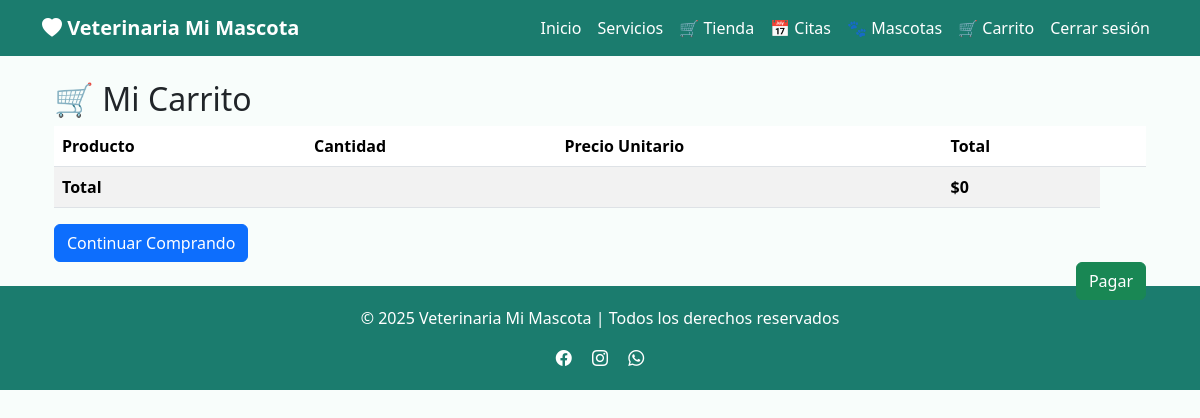
Before: /carrito/ (signed in) with the older database file.
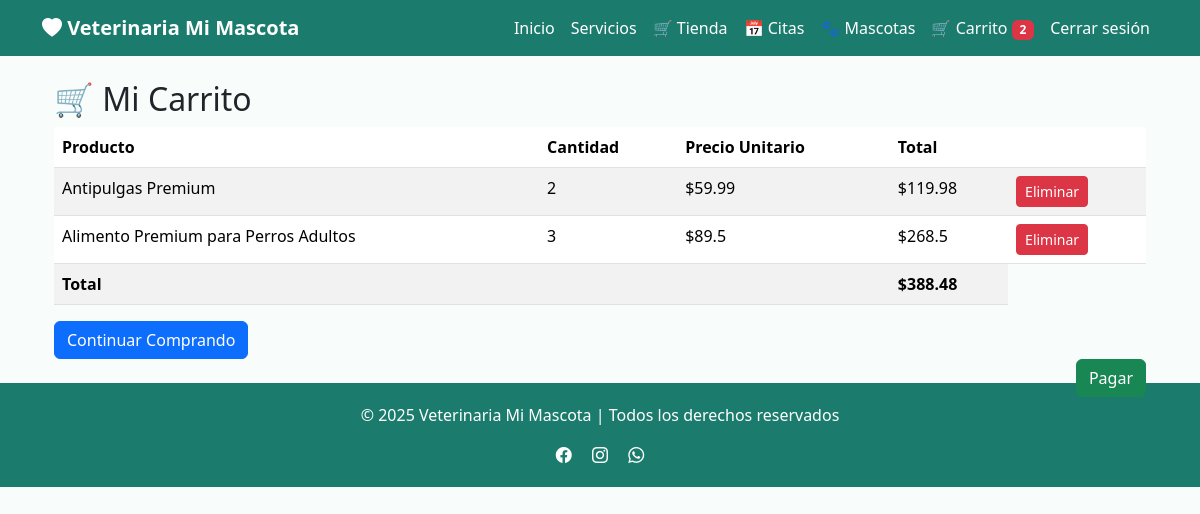
After: the same page with the newer database file.
### app/models/carrito.py (models this page shows)
class CarritoItem(db.Model):
    __tablename__ = 'carrito_items'
    id_item = db.Column(db.Integer, primary_key=True)
    id_carrito = db.Column(db.Integer, db.ForeignKey('carrito.id_carrito'), nullable=False)
    id_producto = db.Column(db.Integer, db.ForeignKey('productos.id_producto'), nullable=False)
    cantidad = db.Column(db.Integer, default=1)
    carrito = db.relationship('Carrito', back_populates='items')
    producto = db.relationship('Producto', backref='carrito_items')

### app/models/producto.py (models this page shows, shortened)
class Producto(db.Model):
    __tablename__ = 'productos'
    id_producto = db.Column(db.Integer, primary_key=True)
    nombre = db.Column(db.String(100), nullable=False)
    descripcion = db.Column(db.Text)
    precio = db.Column(db.Float, nullable=False)
    stock = db.Column(db.Integer, default=0)
    imagen = db.Column(db.String(200), default='/static/img/producto-default.jpg')
    categoria = db.Column(db.String(50))
    receta_medicamentos = db.relationship('RecetaMedicamento', back_populates='medicamento')

### app/routes/carrito.py (the view)
@carrito_bp.route('/')
@login_required
def ver():
    carrito = Carrito.query.filter_by(id_usuario=current_user.id_usuario).first()
    items = []
    total = 0.0
    if carrito:
        items = CarritoItem.query.filter_by(id_carrito=carrito.id_carrito).all()
        total = sum(item.cantidad * item.producto.precio for item in items)
    return render_template('carrito/ver.html', items=items, total=total)

### app/templates/carrito/ver.html
{% extends "base.html" %}
{% block content %}
<div class="container mt-4">
    <h2>🛒 Mi Carrito</h2>
    <table class="table table-striped">
        <thead>
            <tr>
                <th>Producto</th>
                <th>Cantidad</th>
                <th>Precio Unitario</th>
                <th>Total</th>
                <th></th>
            </tr>
        </thead>
        <tbody>
            {% for item in items %}
            <tr>
                <td>{{ item.producto.nombre }}</td>
                <td>{{ item.cantidad }}</td>
                <td>${{ item.producto.precio }}</td>
                <td>${{ item.cantidad * item.producto.precio }}</td>
                <td>
                    <form action="{{ url_for('carrito.eliminar', id_item=item.id_item) }}" method="POST">
                        <button type="submit" class="btn btn-danger btn-sm">Eliminar</button>
                    </form>
                </td>
            </tr>
            {% endfor %}
            <tr>
                <td colspan="3"><strong>Total</strong></td>
                <td><strong>${{ total }}</strong></td>
            </tr>
        </tbody>
    </table>
    <a href="{{ url_for('producto.tienda') }}" class="btn btn-primary">Continuar Comprando</a>
    <form action="{{ url_for('factura.pagar') }}" method="POST" onsubmit="return confirm('¿Confirmas tu compra?')">
        <button type="submit" class="btn btn-success float-end">Pagar</button>
    </form>
</div>
{% endblock %}

Changed rows visible on the page:
added CarritoItem: producto.nombre "Antipulgas Premium", cantidad "2", producto.precio "59.99", item.cantidad*item.producto.precio "119.98"
added CarritoItem: producto.nombre "Alimento Premium para Perros Adultos", cantidad "3", producto.precio "89.5", item.cantidad*item.producto.precio "268.5"
Other visible differences:
{{ current_user.carrito.items|length }}: (not shown) → "2"
{{ total }}: "0" → "388.48"
